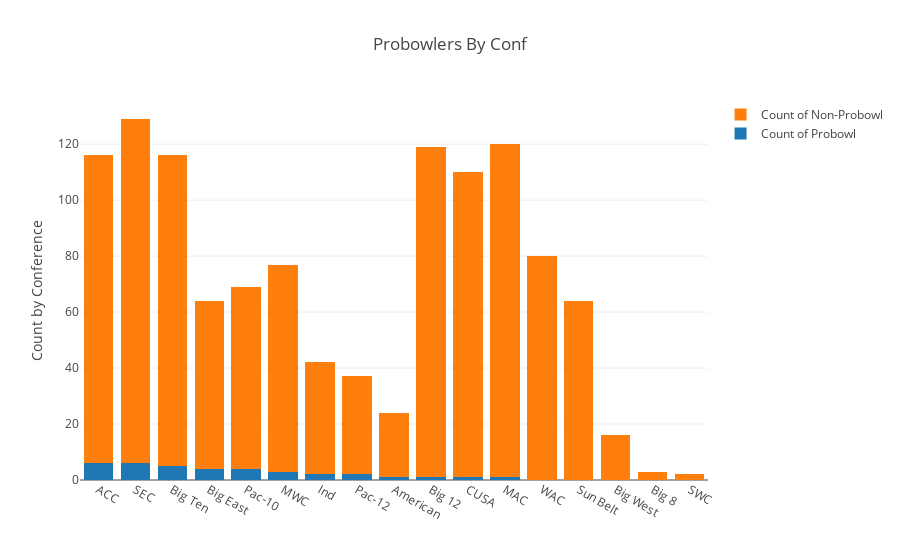

Write notebook code for a chart like this one.
### Code cell
# Number of Probowl QB by Conference
# Plotly
df_pb = df_viz[df_viz.Pro_bowl == 'Yes']
df_pb = df_pb.groupby(['Conf']).size().reset_index(name='counts').sort_values('counts',ascending = False)

df_nopb = df_viz[df_viz.Pro_bowl != 'Yes']
df_nopb = df_nopb.groupby(['Conf']).size().reset_index(name='counts').sort_values('counts',ascending = False)

# Creating trace1
trace1 = go.Bar(
                x = df_pb.Conf,
                y = df_pb.counts,
                name = "Count of Probowl", # legend
                # marker = dict(color = 'rgba(16, 112, 2, 0.8)'), # color
)

# Create trace2
trace2 = go.Bar(
                x = df_nopb.Conf,
                y = df_nopb.counts,
                name = "Count of Non-Probowl", # legend
                # marker = dict(color = 'rgba(16, 112, 2, 0.8)'), # color
)

# Layers of visual
data = [trace1,trace2]

# Layout
layout = go.Layout(
                   title = 'Probowlers By Conf',
                   barmode = 'stack',
                   yaxis = dict(title = 'Count by Conference')
)

fig = go.Figure(data = data, layout = layout)

py.iplot(fig) #iplot for inline / plot for new html

### Figure 1 — Plotly figure (JSON) as saved in the notebook; plotly's stock layout.template omitted (floating-point values rounded to 4 significant figures)
{"data": [{"name": "Count of Probowl", "type": "bar", "x": ["ACC", "SEC", "Big Ten", "Big East", "Pac-10", "MWC", "Ind", "Pac-12", "American", "Big 12", "CUSA", "MAC"], "y": [6, 6, 5, 4, 4, 3, 2, 2, 1, 1, 1, 1]}, {"name": "Count of Non-Probowl", "type": "bar", "x": ["SEC", "MAC", "Big 12", "Big Ten", "ACC", "CUSA", "WAC", "MWC", "Pac-10", "Sun Belt", "Big East", "Ind", "Pac-12", "American", "Big West", "Big 8", "SWC"], "y": [123, 119, 118, 111, 110, 109, 80, 74, 65, 64, 60, 40, 35, 23, 16, 3, 2]}], "layout": {"barmode": "stack", "title": "Probowlers By Conf", "yaxis": {"title": "Count by Conference"}}}
